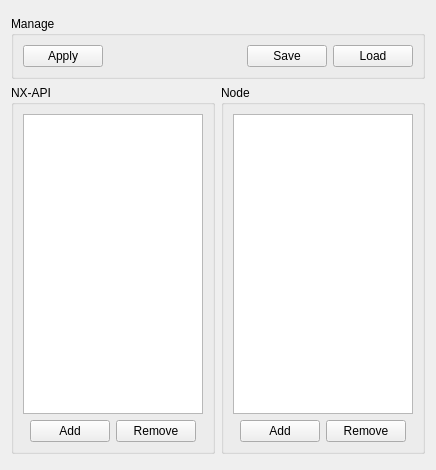
<?xml version="1.0" encoding="UTF-8"?>
<ui version="4.0">
 <class>VMTDDeviceManagerForm</class>
 <widget class="QWidget" name="VMTDDeviceManagerForm">
  <property name="geometry">
   <rect>
    <x>0</x>
    <y>0</y>
    <width>436</width>
    <height>470</height>
   </rect>
  </property>
  <property name="windowTitle">
   <string>Form</string>
  </property>
  <property name="windowIcon">
   <iconset resource="../../resources/VMTDResources.qrc">
    <normaloff>:/favicon.ico</normaloff>:/favicon.ico</iconset>
  </property>
  <layout class="QHBoxLayout" name="horizontalLayout_2">
   <property name="spacing">
    <number>0</number>
   </property>
   <property name="leftMargin">
    <number>0</number>
   </property>
   <property name="topMargin">
    <number>0</number>
   </property>
   <property name="rightMargin">
    <number>0</number>
   </property>
   <property name="bottomMargin">
    <number>0</number>
   </property>
   <item>
    <spacer name="_6">
     <property name="orientation">
      <enum>Qt::Horizontal</enum>
     </property>
     <property name="sizeHint" stdset="0">
      <size>
       <width>4</width>
       <height>20</height>
      </size>
     </property>
    </spacer>
   </item>
   <item>
    <layout class="QVBoxLayout" name="vl_1">
     <property name="spacing">
      <number>0</number>
     </property>
     <property name="topMargin">
      <number>0</number>
     </property>
     <property name="bottomMargin">
      <number>0</number>
     </property>
     <item>
      <spacer name="_9">
       <property name="orientation">
        <enum>Qt::Vertical</enum>
       </property>
       <property name="sizeHint" stdset="0">
        <size>
         <width>20</width>
         <height>40</height>
        </size>
       </property>
      </spacer>
     </item>
     <item>
      <widget class="QWidget" name="wMain" native="true">
       <property name="maximumSize">
        <size>
         <width>434</width>
         <height>16777215</height>
        </size>
       </property>
       <layout class="QVBoxLayout" name="verticalLayout_2">
        <item>
         <widget class="QGroupBox" name="gbManage">
          <property name="title">
           <string>Manage</string>
          </property>
          <layout class="QHBoxLayout" name="horizontalLayout">
           <item>
            <widget class="QPushButton" name="pbApply">
             <property name="text">
              <string>Apply</string>
             </property>
            </widget>
           </item>
           <item>
            <spacer name="_5">
             <property name="orientation">
              <enum>Qt::Horizontal</enum>
             </property>
             <property name="sizeHint" stdset="0">
              <size>
               <width>40</width>
               <height>20</height>
              </size>
             </property>
            </spacer>
           </item>
           <item>
            <widget class="QPushButton" name="pbSave">
             <property name="text">
              <string>Save</string>
             </property>
            </widget>
           </item>
           <item>
            <widget class="QPushButton" name="pbLoad">
             <property name="text">
              <string>Load</string>
             </property>
            </widget>
           </item>
          </layout>
         </widget>
        </item>
        <item>
         <layout class="QHBoxLayout" name="hl_1">
          <property name="spacing">
           <number>6</number>
          </property>
          <property name="rightMargin">
           <number>0</number>
          </property>
          <item>
           <widget class="QGroupBox" name="gbNxApiDevices">
            <property name="maximumSize">
             <size>
              <width>204</width>
              <height>16777215</height>
             </size>
            </property>
            <property name="title">
             <string>NX-API</string>
            </property>
            <layout class="QVBoxLayout" name="verticalLayout_3">
             <item>
              <widget class="QListWidget" name="lwNxApiDevices">
               <property name="minimumSize">
                <size>
                 <width>180</width>
                 <height>300</height>
                </size>
               </property>
               <property name="maximumSize">
                <size>
                 <width>16777215</width>
                 <height>16777215</height>
                </size>
               </property>
              </widget>
             </item>
             <item>
              <layout class="QHBoxLayout" name="hl_3">
               <item>
                <spacer name="_3">
                 <property name="orientation">
                  <enum>Qt::Horizontal</enum>
                 </property>
                 <property name="sizeHint" stdset="0">
                  <size>
                   <width>40</width>
                   <height>20</height>
                  </size>
                 </property>
                </spacer>
               </item>
               <item>
                <widget class="QPushButton" name="pbAddNxApiDevice">
                 <property name="text">
                  <string>Add</string>
                 </property>
                </widget>
               </item>
               <item>
                <widget class="QPushButton" name="pbRemoveNxApiDevice">
                 <property name="text">
                  <string>Remove</string>
                 </property>
                </widget>
               </item>
               <item>
                <spacer name="_4">
                 <property name="orientation">
                  <enum>Qt::Horizontal</enum>
                 </property>
                 <property name="sizeHint" stdset="0">
                  <size>
                   <width>40</width>
                   <height>20</height>
                  </size>
                 </property>
                </spacer>
               </item>
              </layout>
             </item>
            </layout>
           </widget>
          </item>
          <item>
           <widget class="QGroupBox" name="gbNodeDevices">
            <property name="maximumSize">
             <size>
              <width>204</width>
              <height>16777215</height>
             </size>
            </property>
            <property name="title">
             <string>Node</string>
            </property>
            <layout class="QVBoxLayout" name="verticalLayout_4">
             <item>
              <widget class="QListWidget" name="lwNodeDevices">
               <property name="minimumSize">
                <size>
                 <width>180</width>
                 <height>300</height>
                </size>
               </property>
               <property name="maximumSize">
                <size>
                 <width>16777215</width>
                 <height>16777215</height>
                </size>
               </property>
              </widget>
             </item>
             <item>
              <layout class="QHBoxLayout" name="hl_2">
               <item>
                <spacer name="_1">
                 <property name="orientation">
                  <enum>Qt::Horizontal</enum>
                 </property>
                 <property name="sizeHint" stdset="0">
                  <size>
                   <width>40</width>
                   <height>20</height>
                  </size>
                 </property>
                </spacer>
               </item>
               <item>
                <widget class="QPushButton" name="pbAddNodeDevice">
                 <property name="text">
                  <string>Add</string>
                 </property>
                </widget>
               </item>
               <item>
                <widget class="QPushButton" name="pbRemoveNodeDevice">
                 <property name="text">
                  <string>Remove</string>
                 </property>
                </widget>
               </item>
               <item>
                <spacer name="_2">
                 <property name="orientation">
                  <enum>Qt::Horizontal</enum>
                 </property>
                 <property name="sizeHint" stdset="0">
                  <size>
                   <width>40</width>
                   <height>20</height>
                  </size>
                 </property>
                </spacer>
               </item>
              </layout>
             </item>
            </layout>
           </widget>
          </item>
         </layout>
        </item>
       </layout>
      </widget>
     </item>
     <item>
      <spacer name="_8">
       <property name="orientation">
        <enum>Qt::Vertical</enum>
       </property>
       <property name="sizeHint" stdset="0">
        <size>
         <width>20</width>
         <height>40</height>
        </size>
       </property>
      </spacer>
     </item>
    </layout>
   </item>
   <item>
    <spacer name="_7">
     <property name="orientation">
      <enum>Qt::Horizontal</enum>
     </property>
     <property name="sizeHint" stdset="0">
      <size>
       <width>4</width>
       <height>20</height>
      </size>
     </property>
    </spacer>
   </item>
  </layout>
 </widget>
 <resources>
  <include location="../../resources/VMTDResources.qrc"/>
 </resources>
 <connections/>
</ui>
